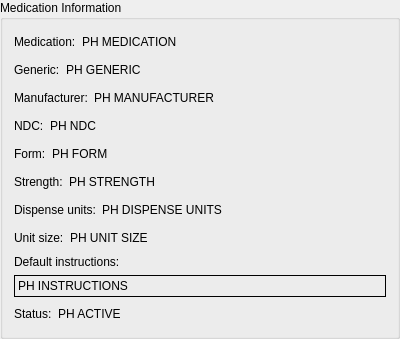
<?xml version="1.0" encoding="UTF-8"?>
<ui version="4.0">
 <class>DrugGroupBox</class>
 <widget class="QGroupBox" name="DrugGroupBox">
  <property name="geometry">
   <rect>
    <x>0</x>
    <y>0</y>
    <width>400</width>
    <height>339</height>
   </rect>
  </property>
  <property name="title">
   <string notr="true">Medication Information</string>
  </property>
  <layout class="QVBoxLayout" name="verticalLayout">
   <item>
    <layout class="QHBoxLayout" name="horizontalLayout">
     <item>
      <widget class="QLabel" name="medicationTitle">
       <property name="toolTip">
        <string notr="true">Name of the medication</string>
       </property>
       <property name="text">
        <string notr="true">Medication:</string>
       </property>
      </widget>
     </item>
     <item>
      <widget class="QLabel" name="medicationLabel">
       <property name="toolTip">
        <string notr="true">Name of the medication</string>
       </property>
       <property name="text">
        <string notr="true">PH MEDICATION</string>
       </property>
       <property name="textInteractionFlags">
        <set>Qt::LinksAccessibleByMouse|Qt::TextSelectableByMouse</set>
       </property>
      </widget>
     </item>
     <item>
      <spacer name="horizontalSpacer">
       <property name="orientation">
        <enum>Qt::Horizontal</enum>
       </property>
       <property name="sizeHint" stdset="0">
        <size>
         <width>40</width>
         <height>20</height>
        </size>
       </property>
      </spacer>
     </item>
    </layout>
   </item>
   <item>
    <layout class="QHBoxLayout" name="horizontalLayout_2">
     <item>
      <widget class="QLabel" name="genericTitle">
       <property name="toolTip">
        <string notr="true">Generic</string>
       </property>
       <property name="text">
        <string notr="true">Generic:</string>
       </property>
      </widget>
     </item>
     <item>
      <widget class="QLabel" name="genericLabel">
       <property name="toolTip">
        <string notr="true">Generic</string>
       </property>
       <property name="text">
        <string notr="true">PH GENERIC</string>
       </property>
       <property name="textInteractionFlags">
        <set>Qt::LinksAccessibleByMouse|Qt::TextSelectableByMouse</set>
       </property>
      </widget>
     </item>
     <item>
      <spacer name="horizontalSpacer_2">
       <property name="orientation">
        <enum>Qt::Horizontal</enum>
       </property>
       <property name="sizeHint" stdset="0">
        <size>
         <width>40</width>
         <height>20</height>
        </size>
       </property>
      </spacer>
     </item>
    </layout>
   </item>
   <item>
    <layout class="QHBoxLayout" name="horizontalLayout_3">
     <item>
      <widget class="QLabel" name="manufacturerTitle">
       <property name="toolTip">
        <string notr="true">Manufacturer</string>
       </property>
       <property name="text">
        <string notr="true">Manufacturer:</string>
       </property>
      </widget>
     </item>
     <item>
      <widget class="QLabel" name="manufacturerLabel">
       <property name="toolTip">
        <string notr="true">Manufacturer</string>
       </property>
       <property name="text">
        <string notr="true">PH MANUFACTURER</string>
       </property>
       <property name="textInteractionFlags">
        <set>Qt::LinksAccessibleByMouse|Qt::TextSelectableByMouse</set>
       </property>
      </widget>
     </item>
     <item>
      <spacer name="horizontalSpacer_3">
       <property name="orientation">
        <enum>Qt::Horizontal</enum>
       </property>
       <property name="sizeHint" stdset="0">
        <size>
         <width>40</width>
         <height>20</height>
        </size>
       </property>
      </spacer>
     </item>
    </layout>
   </item>
   <item>
    <layout class="QHBoxLayout" name="horizontalLayout_4">
     <item>
      <widget class="QLabel" name="ndcTitle">
       <property name="toolTip">
        <string notr="true">National Drug Code</string>
       </property>
       <property name="text">
        <string comment="NDC DISPLAY LABEL">NDC:</string>
       </property>
      </widget>
     </item>
     <item>
      <widget class="QLabel" name="ndcLabel">
       <property name="toolTip">
        <string notr="true">National Drug Code</string>
       </property>
       <property name="text">
        <string notr="true">PH NDC</string>
       </property>
       <property name="textInteractionFlags">
        <set>Qt::LinksAccessibleByMouse|Qt::TextSelectableByMouse</set>
       </property>
      </widget>
     </item>
     <item>
      <spacer name="horizontalSpacer_4">
       <property name="orientation">
        <enum>Qt::Horizontal</enum>
       </property>
       <property name="sizeHint" stdset="0">
        <size>
         <width>40</width>
         <height>20</height>
        </size>
       </property>
      </spacer>
     </item>
    </layout>
   </item>
   <item>
    <layout class="QHBoxLayout" name="horizontalLayout_5">
     <item>
      <widget class="QLabel" name="formTitle">
       <property name="toolTip">
        <string notr="true">Medication form</string>
       </property>
       <property name="text">
        <string notr="true">Form:</string>
       </property>
      </widget>
     </item>
     <item>
      <widget class="QLabel" name="formLabel">
       <property name="toolTip">
        <string notr="true">Medication form</string>
       </property>
       <property name="text">
        <string notr="true">PH FORM</string>
       </property>
       <property name="textInteractionFlags">
        <set>Qt::LinksAccessibleByMouse|Qt::TextSelectableByMouse</set>
       </property>
      </widget>
     </item>
     <item>
      <spacer name="horizontalSpacer_5">
       <property name="orientation">
        <enum>Qt::Horizontal</enum>
       </property>
       <property name="sizeHint" stdset="0">
        <size>
         <width>40</width>
         <height>20</height>
        </size>
       </property>
      </spacer>
     </item>
    </layout>
   </item>
   <item>
    <layout class="QHBoxLayout" name="horizontalLayout_6">
     <item>
      <widget class="QLabel" name="strengthTitle">
       <property name="toolTip">
        <string notr="true">Strength</string>
       </property>
       <property name="text">
        <string notr="true">Strength:</string>
       </property>
      </widget>
     </item>
     <item>
      <widget class="QLabel" name="strengthLabel">
       <property name="toolTip">
        <string notr="true">Strength</string>
       </property>
       <property name="text">
        <string notr="true">PH STRENGTH</string>
       </property>
       <property name="textInteractionFlags">
        <set>Qt::LinksAccessibleByMouse|Qt::TextSelectableByMouse</set>
       </property>
      </widget>
     </item>
     <item>
      <spacer name="horizontalSpacer_6">
       <property name="orientation">
        <enum>Qt::Horizontal</enum>
       </property>
       <property name="sizeHint" stdset="0">
        <size>
         <width>40</width>
         <height>20</height>
        </size>
       </property>
      </spacer>
     </item>
    </layout>
   </item>
   <item>
    <layout class="QHBoxLayout" name="horizontalLayout_7">
     <item>
      <widget class="QLabel" name="dispenseTitle">
       <property name="toolTip">
        <string notr="true">Dispense units can be anything: bottles, capsules, etc.</string>
       </property>
       <property name="text">
        <string comment="DISPENSE UNITS DISPLAY LABEL">Dispense units:</string>
       </property>
      </widget>
     </item>
     <item>
      <widget class="QLabel" name="dispenseLabel">
       <property name="toolTip">
        <string notr="true">Dispense units can be anything: bottles, capsules, etc.</string>
       </property>
       <property name="text">
        <string notr="true">PH DISPENSE UNITS</string>
       </property>
       <property name="textInteractionFlags">
        <set>Qt::LinksAccessibleByMouse|Qt::TextSelectableByMouse</set>
       </property>
      </widget>
     </item>
     <item>
      <spacer name="horizontalSpacer_7">
       <property name="orientation">
        <enum>Qt::Horizontal</enum>
       </property>
       <property name="sizeHint" stdset="0">
        <size>
         <width>40</width>
         <height>20</height>
        </size>
       </property>
      </spacer>
     </item>
    </layout>
   </item>
   <item>
    <layout class="QHBoxLayout" name="horizontalLayout_8">
     <item>
      <widget class="QLabel" name="unitTitle">
       <property name="toolTip">
        <string notr="true">Unit size (optional)</string>
       </property>
       <property name="text">
        <string notr="true">Unit size:</string>
       </property>
      </widget>
     </item>
     <item>
      <widget class="QLabel" name="unitLabel">
       <property name="toolTip">
        <string notr="true">Unit size (optional)</string>
       </property>
       <property name="text">
        <string notr="true">PH UNIT SIZE</string>
       </property>
       <property name="textInteractionFlags">
        <set>Qt::LinksAccessibleByMouse|Qt::TextSelectableByMouse</set>
       </property>
      </widget>
     </item>
     <item>
      <spacer name="horizontalSpacer_8">
       <property name="orientation">
        <enum>Qt::Horizontal</enum>
       </property>
       <property name="sizeHint" stdset="0">
        <size>
         <width>40</width>
         <height>20</height>
        </size>
       </property>
      </spacer>
     </item>
    </layout>
   </item>
   <item>
    <layout class="QVBoxLayout" name="verticalLayout_3">
     <item>
      <widget class="QLabel" name="instructionsTitle">
       <property name="toolTip">
        <string notr="true">Default instructions for prescriptions using this medication</string>
       </property>
       <property name="text">
        <string notr="true">Default instructions:</string>
       </property>
      </widget>
     </item>
     <item>
      <widget class="QLabel" name="instructionsLabel">
       <property name="sizePolicy">
        <sizepolicy hsizetype="Preferred" vsizetype="Minimum">
         <horstretch>0</horstretch>
         <verstretch>0</verstretch>
        </sizepolicy>
       </property>
       <property name="toolTip">
        <string notr="true">Default instructions for prescriptions using this medication</string>
       </property>
       <property name="frameShape">
        <enum>QFrame::Box</enum>
       </property>
       <property name="text">
        <string notr="true">PH INSTRUCTIONS</string>
       </property>
       <property name="alignment">
        <set>Qt::AlignLeading|Qt::AlignLeft|Qt::AlignTop</set>
       </property>
       <property name="textInteractionFlags">
        <set>Qt::LinksAccessibleByMouse|Qt::TextSelectableByMouse</set>
       </property>
      </widget>
     </item>
    </layout>
   </item>
   <item>
    <layout class="QHBoxLayout" name="horizontalLayout_9">
     <item>
      <widget class="QLabel" name="activeTitle">
       <property name="toolTip">
        <string notr="true">Active or inactive status</string>
       </property>
       <property name="text">
        <string notr="true">Status:</string>
       </property>
      </widget>
     </item>
     <item>
      <widget class="QLabel" name="activeLabel">
       <property name="toolTip">
        <string notr="true">Active or inactive status</string>
       </property>
       <property name="text">
        <string notr="true">PH ACTIVE</string>
       </property>
       <property name="textInteractionFlags">
        <set>Qt::LinksAccessibleByMouse|Qt::TextSelectableByMouse</set>
       </property>
      </widget>
     </item>
     <item>
      <spacer name="horizontalSpacer_9">
       <property name="orientation">
        <enum>Qt::Horizontal</enum>
       </property>
       <property name="sizeHint" stdset="0">
        <size>
         <width>40</width>
         <height>20</height>
        </size>
       </property>
      </spacer>
     </item>
    </layout>
   </item>
  </layout>
 </widget>
 <resources/>
 <connections/>
</ui>
